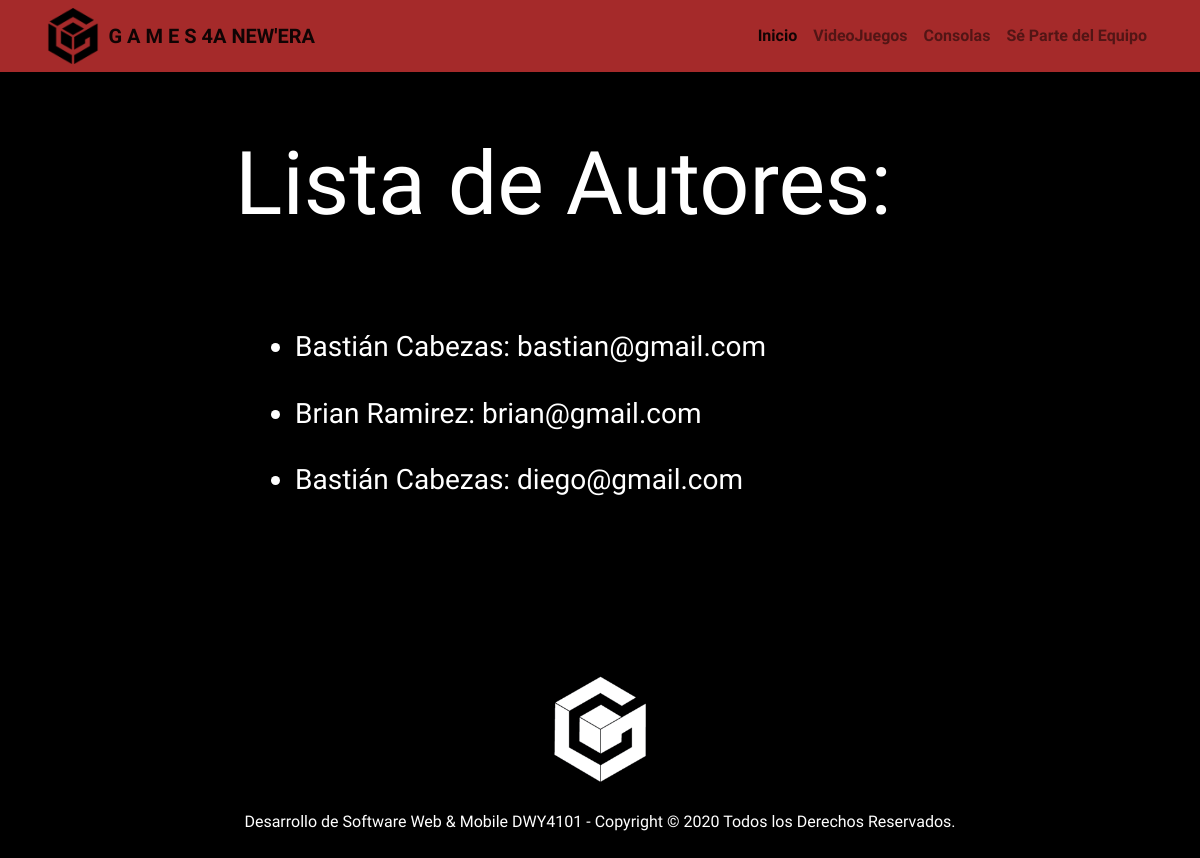
The page /access/autores/ (signed in) on the database its author committed.
### Admin_Noticias/models.py (models this page shows, shortened)
class Autor(models.Model):
    id_autor = models.UUIDField(primary_key = True, default = uuid.uuid4, help_text = 'Indique el ID del Autor de noticia')
    nom_autor = models.CharField(max_length = 25, help_text='Indique el nombre del Autor')
    educacion =  models.ForeignKey('NivelEducacional', on_delete = models.SET_NULL, null= True, blank=True, help_text='Indique el nivel de estudios de Autor')
    numero = models.IntegerField(blank = True, null = True, help_text='Indique el número de contacto del Autor')
    correo = models.EmailField(max_length = 50, error_messages = {"Error": "Digite un formato válido!"}, help_text='Indique el correo del Autor')
    def get_absolute_url(self):
        return reverse('autor_detail', args=[str(self.id_autor)])

### Admin_Noticias/views.py (the view)
# urls.py: path('autores/', views.AutorListView.as_view(), name='autor_list'),
class AutorListView(generic.ListView):
    model = Autor
    template_name = 'templates/admin_noticias/autor_list.html'
    paginate_by = 3

### Admin_Noticias/templates/admin_noticias/autor_list.html (shortened to what this page needs)
{% extends "base_generic.html" %}
{% block content %}
{% if user.is_authenticated  %}{% if user.is_staff %}
<div class="container">
    <div class="row justify-content-center">
        <div class="col-md-8">
            <h1 class="display-2" style="margin-top: 18%; margin-bottom: 10%;">Lista de Autores: </h1>
            <form action="" method="POST">
                <div class="card-body">
                    <div class="form-group">
                        {% if autor_list %}
                        <ul style="margin-bottom: 20%;">
                            {% for autor in autor_list %}
                            <li class="h3">
                                <a href="{{ autor.get_absolute_url }}" class="titulorojo">{{autor.nom_autor}}: </a>{{autor.correo}}<hr>
                            </li>
                            {% endfor %}
                        </ul>
                        {% else %}
                        <h2 class="display-2" style="margin-bottom: 14%;">Lo sentimos, no existen Autores disponibles.</h2>
                        {% endif %}
                    </div>
                </div>
            </form>
        </div>
    </div>
</div>
{% endif %}
{% endif %}
{% endblock %}

### Admin_Noticias/static/css/main.css (style rules this page uses)
body { font-family: 'Kumbh Sans', sans-serif; background: #000000; color: #ffffff; }
a { color: #ffffff; }

### rows shown on the page
Autor: nom_autor "Bastián Cabezas", correo "bastian@gmail.com"
Autor: nom_autor "Brian Ramirez", correo "brian@gmail.com"
Autor: nom_autor "Bastián Cabezas", correo "diego@gmail.com"
